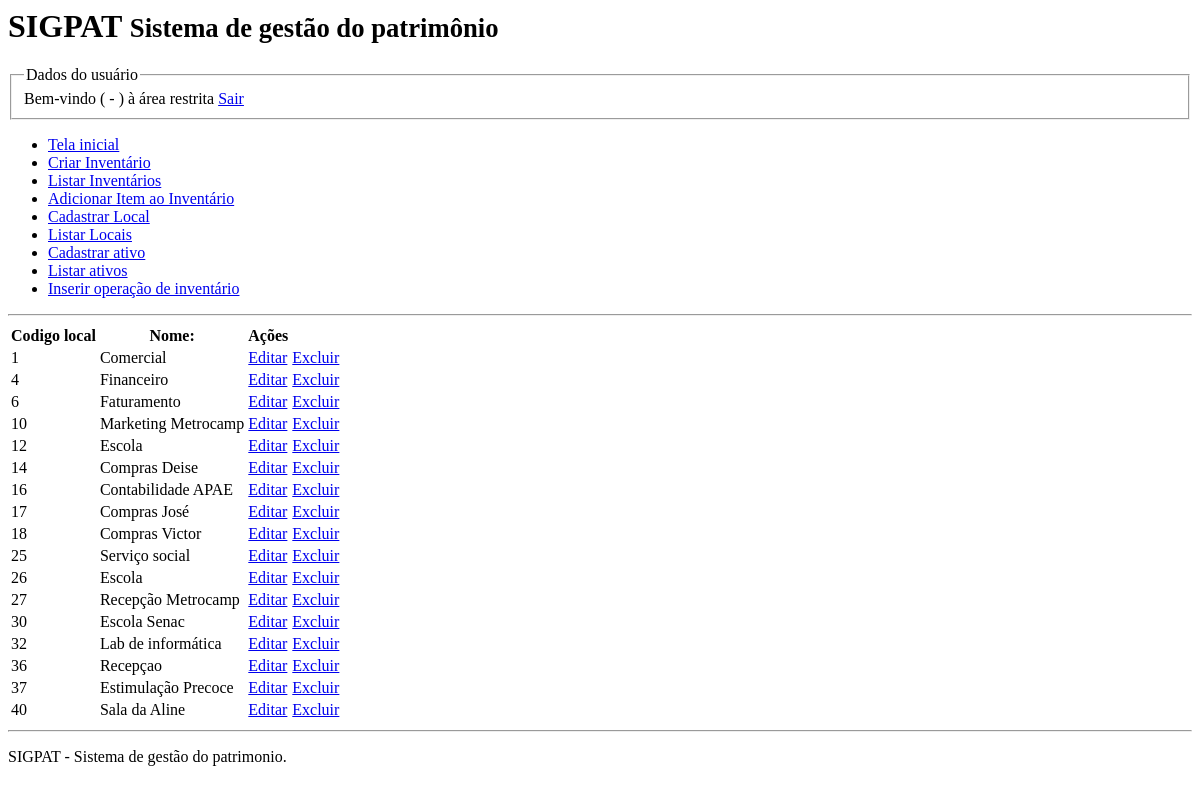
The app's page /modulos/locais/listar_locais.php, older data.
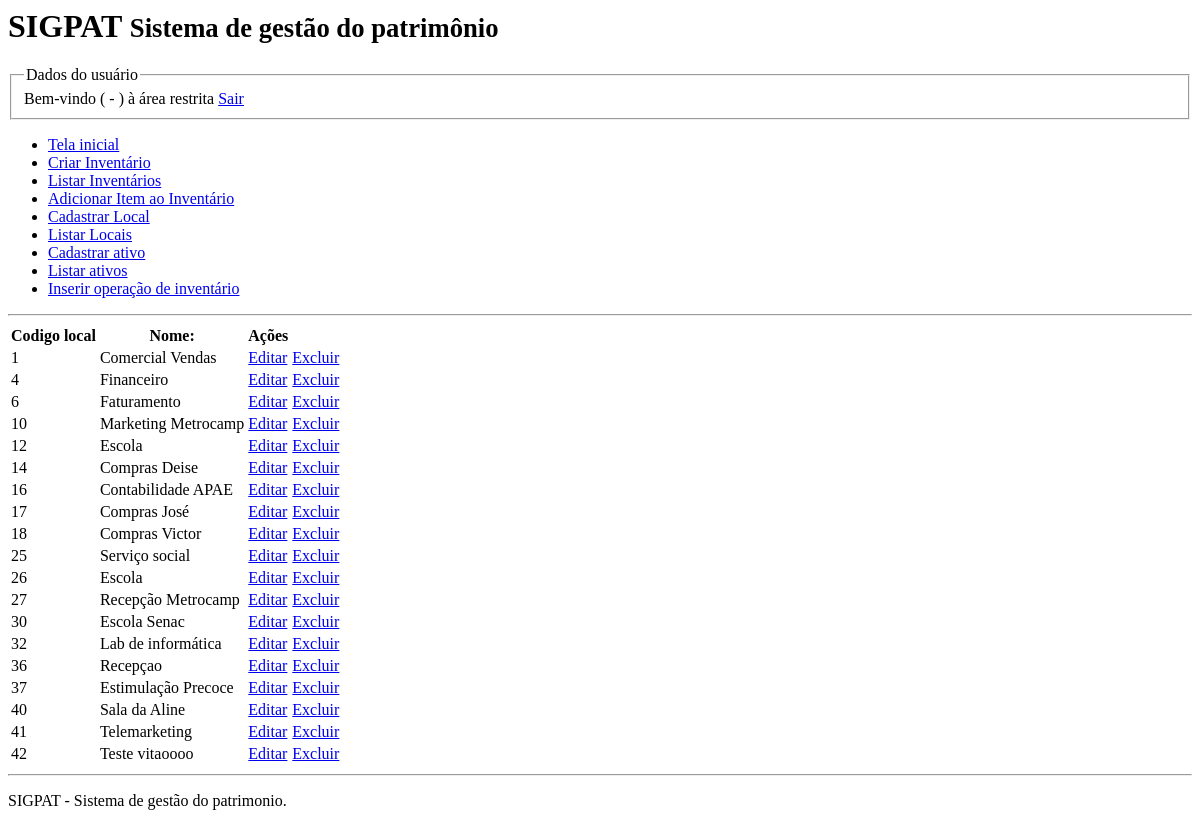
The same page, newer data.
### tables this page shows
CREATE TABLE `locais` (
  `cod_local` int NOT NULL,
  `nome_local` varchar(45) NOT NULL
);

### DAO/MySQL.php (called while the page is built)
<?php
class Mysql extends PDO {
    private $host = "localhost";
    private $usuario="aula01tiagoas";
    private $senha="aula01tiagoas";
    private $db="aula01tiagoas";
    private $opcoes = array(PDO::ATTR_ERRMODE => PDO::ERRMODE_EXCEPTION);
    public function __construct()
    {
        $dsn = "mysql:host=" . $this->host . ";dbname=" . $this->db;
        return parent::__construct($dsn, $this->usuario, $this->senha, $this->opcoes);
    }
}

### DAO/LocalDAO.php (called while the page is built, shortened)
<?php
class LocalDAO {
    private $conexao;
    public function __construct()
    {
        include "MySQL.php";
        $this->conexao = new MySQL();
    }
    public function getAllRows() {
        $stmt = $this->conexao->prepare("SELECT * FROM locais ORDER BY cod_local");
        $stmt->execute();
        $arr_locais = array();
        while ($c = $stmt->fetchObject())
          $arr_locais[] = $c;
         return $arr_locais;
    }
}

### modulos/locais/listar_locais.php (the view, shortened to what this page needs)
<?php
try {
    include "../../DAO/LocalDAO.php";
    $local_dao = new LocalDAO();
    $lista_locais = $local_dao->getAllRows();
    $total_locais = count($lista_locais);
} catch(Exception $e) {
    echo $e->getMessage();
}
?>
<html>
    <head>
    </head>
    <body>
        <?php include '../../includes/cabecalho.php' ?>
        <main>
            <table>
                <thead>
                    <tr>
                        <th>Codigo local</th>
                        <th>Nome:</th>
                        <th>Ações</th>
                    </tr>
                </thead>
                <tbody>
                    <?php for($i=0; $i<$total_locais; $i++): ?>
                    <tr>
                        <td> <?= $lista_locais[$i]->cod_local ?> </td>
                        <td> <?= $lista_locais[$i]->nome_local ?> </td>
                        <td>
                            <a href="cadastrar_local.php?cod_local=<?= $lista_locais[$i]->cod_local ?>">
                                Editar</a>
                        </td>
                        <td>
                            <a href="cadastrar_local.php?excluir=true&cod_local=<?= $lista_locais[$i]->cod_local ?>">
                                Excluir</a>
                        </td>
                    </tr>
                    <?php endfor ?>
                </tbody>
            </table>
        </main>
        <?php include '../../includes/rodape.php' ?>
    </body>
</html>

Row changes from the older to the newer data that the page shows:
changed locais id 1: nome_local "Comercial" → "Comercial Vendas"
added locais: cod_local "41", nome_local "Telemarketing"
added locais: cod_local "42", nome_local "Teste vitaoooo"
